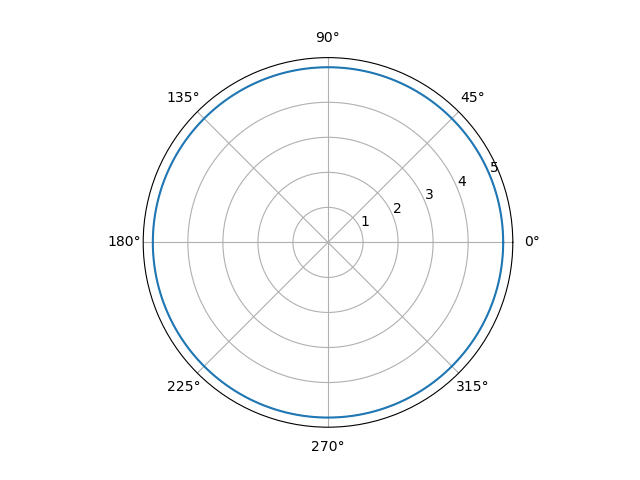

Recreate this plot in Python.
import numpy as np
import matplotlib.pyplot as plt

x = np.linspace(0, 2*np.pi, 400)
y = [5]*400

plt.polar(x, y)
plt.show()
